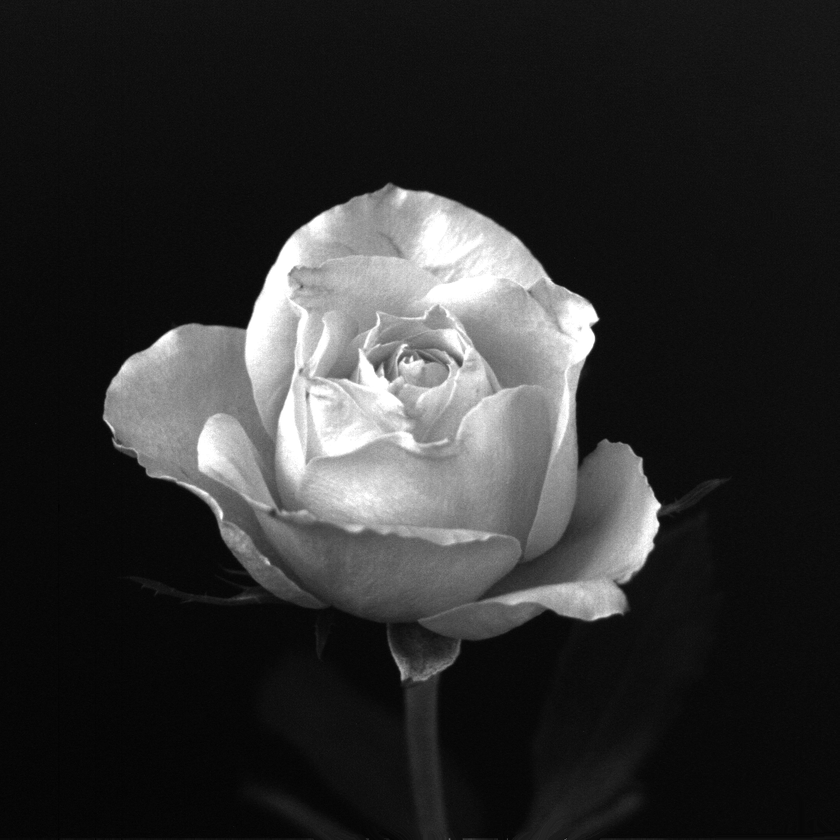
#> input picture shiyansan/flower.tif, 840 x 840 px, shrunk from 1024 x 1024 before the run
$ python '旋转.py'
#> lines starting #> are read from the running program, lines starting #| are printed output that depends on the picture
import cv2
import numpy as np
img=cv2.imread('flower.tif',0)
#> img is the input picture: shape (840, 840); min 0, max 255, mean 46.8
rows,cols=img.shape
#> rows = 840; cols = 840
M=cv2.getRotationMatrix2D((cols/2,rows/2),45,0.6)
dst=cv2.warpAffine(img,M,(cols,rows))
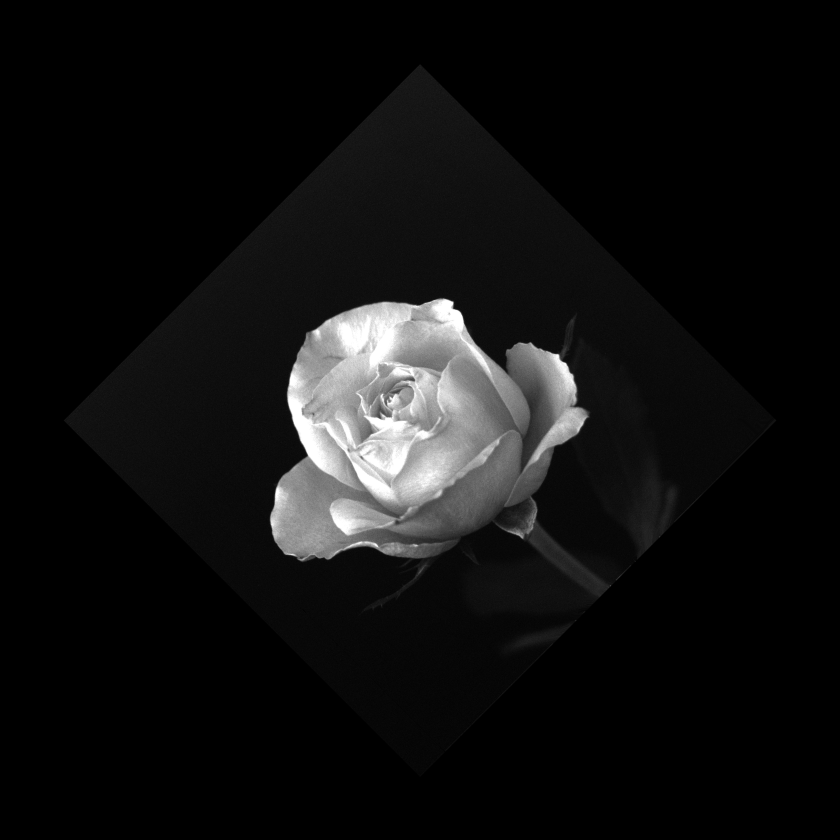
#> dst: shape (840, 840); min 0, max 255, mean 16.8
cv2.imwrite('img.png',dst)
cv2.imshow('img',dst)
cv2.waitKey(0)

$ run again, with shiyansan/news.png saved as shiyansan/flower.tif
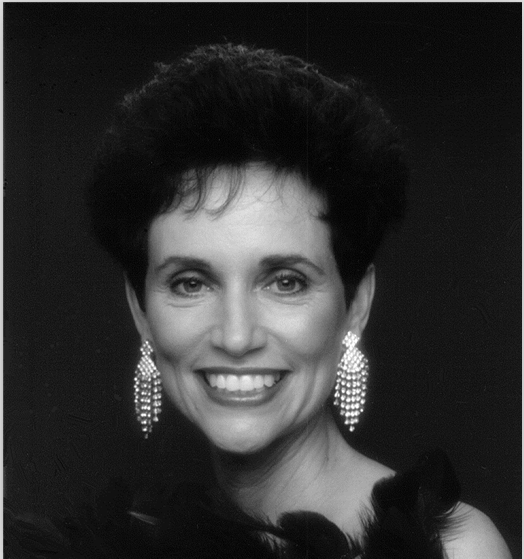
#> input picture shiyansan/news.png, 524 x 559 px
#> img is the input picture: shape (559, 524); min 0, max 255, mean 48.1
#> `dst=cv2.warpAffine(img,M,(cols,rows))`:
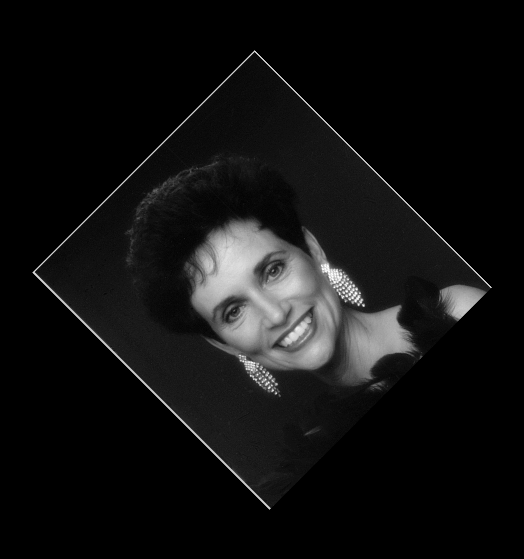
#> dst: shape (559, 524); min 0, max 255, mean 17.4
